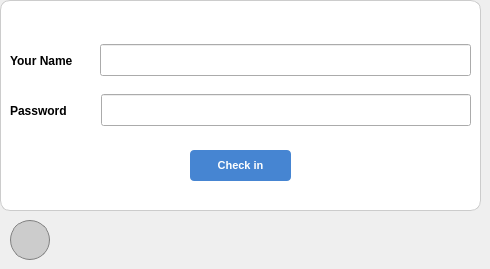
      <widget class="QWidget" name="page_17">
       <widget class="QWidget" name="horizontalLayoutWidget_10">
        <property name="geometry">
         <rect>
          <x>10</x>
          <y>40</y>
          <width>461</width>
          <height>41</height>
         </rect>
        </property>
        <layout class="QHBoxLayout" name="horizontalLayout_9">
         <property name="spacing">
          <number>27</number>
         </property>
         <item>
          <widget class="QLabel" name="nameLabel_4">
           <property name="font">
            <font>
             <weight>75</weight>
             <bold>true</bold>
            </font>
           </property>
           <property name="text">
            <string>Your Name</string>
           </property>
          </widget>
         </item>
         <item>
          <widget class="QLineEdit" name="nameInOutEdit">
           <property name="minimumSize">
            <size>
             <width>0</width>
             <height>32</height>
            </size>
           </property>
           <property name="styleSheet">
            <string notr="true">QLineEdit {
	padding: 5px;
}</string>
           </property>
          </widget>
         </item>
        </layout>
       </widget>
       <widget class="QWidget" name="horizontalLayoutWidget_11">
        <property name="geometry">
         <rect>
          <x>10</x>
          <y>90</y>
          <width>461</width>
          <height>41</height>
         </rect>
        </property>
        <layout class="QHBoxLayout" name="horizontalLayout_10">
         <property name="spacing">
          <number>34</number>
         </property>
         <item>
          <widget class="QLabel" name="passwordLabel_4">
           <property name="font">
            <font>
             <weight>75</weight>
             <bold>true</bold>
            </font>
           </property>
           <property name="text">
            <string>Password</string>
           </property>
          </widget>
         </item>
         <item>
          <widget class="QLineEdit" name="passwordInOutEdit">
           <property name="minimumSize">
            <size>
             <width>0</width>
             <height>32</height>
            </size>
           </property>
           <property name="styleSheet">
            <string notr="true">QLineEdit {
	padding: 5px;
}</string>
           </property>
          </widget>
         </item>
        </layout>
       </widget>
       <widget class="QPushButton" name="btnBackInOut">
        <property name="geometry">
         <rect>
          <x>10</x>
          <y>220</y>
          <width>40</width>
          <height>40</height>
         </rect>
        </property>
        <property name="styleSheet">
         <string notr="true">QPushButton { 
	background-color: #ccc; 
	border: 1px solid gray; 
	border-radius: 20px;
}</string>
        </property>
        <property name="text">
         <string/>
        </property>
        <property name="icon">
         <iconset>
          <normaloff>../icons/back.png</normaloff>../icons/back.png</iconset>
        </property>
       </widget>
       <widget class="QPushButton" name="btnCheckInOut">
        <property name="geometry">
         <rect>
          <x>190</x>
          <y>150</y>
          <width>101</width>
          <height>31</height>
         </rect>
        </property>
        <property name="font">
         <font>
          <pointsize>8</pointsize>
          <weight>75</weight>
          <bold>true</bold>
         </font>
        </property>
        <property name="styleSheet">
         <string notr="true">QPushButton {
	text-align: center;
	color: #fff;
	background-color: rgba(70, 133, 210, 1);
	border-radius: 4px;
}

QPushButton:hover {
	background-color: rgba(70, 133, 210, 0.7);
}

QPushButton:disabled { 
	background-color: #a0a1a3;
	border: 1px solid #969596;
}</string>
        </property>
        <property name="text">
         <string>Check in</string>
        </property>
        <property name="icon">
         <iconset>
          <normaloff>../icons/check.png</normaloff>../icons/check.png</iconset>
        </property>
        <property name="iconSize">
         <size>
          <width>18</width>
          <height>18</height>
         </size>
        </property>
       </widget>
       <widget class="QFrame" name="frameBackground_2">
        <property name="geometry">
         <rect>
          <x>0</x>
          <y>0</y>
          <width>481</width>
          <height>211</height>
         </rect>
        </property>
        <property name="styleSheet">
         <string notr="true">QFrame {
	background-color: #fff;
	border: 1px solid #ccc;
	border-radius: 10px;
}</string>
        </property>
        <property name="frameShape">
         <enum>QFrame::StyledPanel</enum>
        </property>
        <property name="frameShadow">
         <enum>QFrame::Raised</enum>
        </property>
       </widget>
       <zorder>frameBackground_2</zorder>
       <zorder>horizontalLayoutWidget_10</zorder>
       <zorder>horizontalLayoutWidget_11</zorder>
       <zorder>btnBackInOut</zorder>
       <zorder>btnCheckInOut</zorder>
      </widget>
